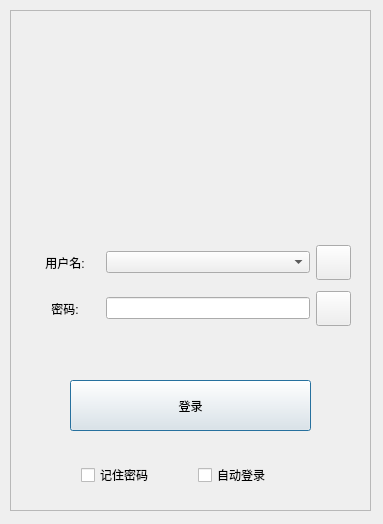
<?xml version="1.0" encoding="UTF-8"?>
<ui version="4.0">
 <class>loginDialog</class>
 <widget class="QDialog" name="loginDialog">
  <property name="geometry">
   <rect>
    <x>0</x>
    <y>0</y>
    <width>383</width>
    <height>524</height>
   </rect>
  </property>
  <property name="windowTitle">
   <string>Dialog</string>
  </property>
  <widget class="QPushButton" name="yes">
   <property name="geometry">
    <rect>
     <x>70</x>
     <y>380</y>
     <width>241</width>
     <height>51</height>
    </rect>
   </property>
   <property name="text">
    <string>登录</string>
   </property>
  </widget>
  <widget class="QFrame" name="frame">
   <property name="geometry">
    <rect>
     <x>10</x>
     <y>10</y>
     <width>361</width>
     <height>501</height>
    </rect>
   </property>
   <property name="frameShape">
    <enum>QFrame::StyledPanel</enum>
   </property>
   <property name="frameShadow">
    <enum>QFrame::Raised</enum>
   </property>
   <widget class="QLabel" name="portrait">
    <property name="geometry">
     <rect>
      <x>130</x>
      <y>80</y>
      <width>100</width>
      <height>100</height>
     </rect>
    </property>
    <property name="text">
     <string/>
    </property>
    <property name="alignment">
     <set>Qt::AlignCenter</set>
    </property>
   </widget>
   <widget class="QWidget" name="layoutWidget_1">
    <property name="geometry">
     <rect>
      <x>20</x>
      <y>230</y>
      <width>321</width>
      <height>91</height>
     </rect>
    </property>
    <layout class="QVBoxLayout" name="verticalLayout">
     <item>
      <layout class="QHBoxLayout" name="horizontalLayout">
       <item>
        <widget class="QLabel" name="usernameLabel">
         <property name="minimumSize">
          <size>
           <width>70</width>
           <height>0</height>
          </size>
         </property>
         <property name="maximumSize">
          <size>
           <width>70</width>
           <height>16777215</height>
          </size>
         </property>
         <property name="font">
          <font/>
         </property>
         <property name="text">
          <string>用户名:</string>
         </property>
         <property name="alignment">
          <set>Qt::AlignCenter</set>
         </property>
        </widget>
       </item>
       <item>
        <widget class="QComboBox" name="username"/>
       </item>
       <item>
        <widget class="QPushButton" name="space">
         <property name="minimumSize">
          <size>
           <width>35</width>
           <height>35</height>
          </size>
         </property>
         <property name="maximumSize">
          <size>
           <width>35</width>
           <height>35</height>
          </size>
         </property>
         <property name="text">
          <string/>
         </property>
        </widget>
       </item>
      </layout>
     </item>
     <item>
      <layout class="QHBoxLayout" name="horizontalLayout_2">
       <item>
        <widget class="QLabel" name="passwordLabel">
         <property name="minimumSize">
          <size>
           <width>70</width>
           <height>0</height>
          </size>
         </property>
         <property name="maximumSize">
          <size>
           <width>70</width>
           <height>16777215</height>
          </size>
         </property>
         <property name="font">
          <font/>
         </property>
         <property name="text">
          <string>密码:</string>
         </property>
         <property name="alignment">
          <set>Qt::AlignCenter</set>
         </property>
        </widget>
       </item>
       <item>
        <widget class="QLineEdit" name="password"/>
       </item>
       <item>
        <widget class="QPushButton" name="passwordJudge">
         <property name="minimumSize">
          <size>
           <width>35</width>
           <height>35</height>
          </size>
         </property>
         <property name="maximumSize">
          <size>
           <width>35</width>
           <height>35</height>
          </size>
         </property>
         <property name="text">
          <string/>
         </property>
        </widget>
       </item>
      </layout>
     </item>
    </layout>
   </widget>
   <widget class="QWidget" name="">
    <property name="geometry">
     <rect>
      <x>60</x>
      <y>450</y>
      <width>241</width>
      <height>31</height>
     </rect>
    </property>
    <layout class="QHBoxLayout" name="horizontalLayout_3">
     <item>
      <widget class="QCheckBox" name="remember">
       <property name="maximumSize">
        <size>
         <width>100</width>
         <height>16777215</height>
        </size>
       </property>
       <property name="layoutDirection">
        <enum>Qt::LeftToRight</enum>
       </property>
       <property name="text">
        <string>记住密码</string>
       </property>
      </widget>
     </item>
     <item>
      <widget class="QCheckBox" name="autoLogin">
       <property name="maximumSize">
        <size>
         <width>100</width>
         <height>16777215</height>
        </size>
       </property>
       <property name="text">
        <string>自动登录</string>
       </property>
      </widget>
     </item>
    </layout>
   </widget>
  </widget>
  <zorder>frame</zorder>
  <zorder>yes</zorder>
 </widget>
 <resources/>
 <connections/>
</ui>
